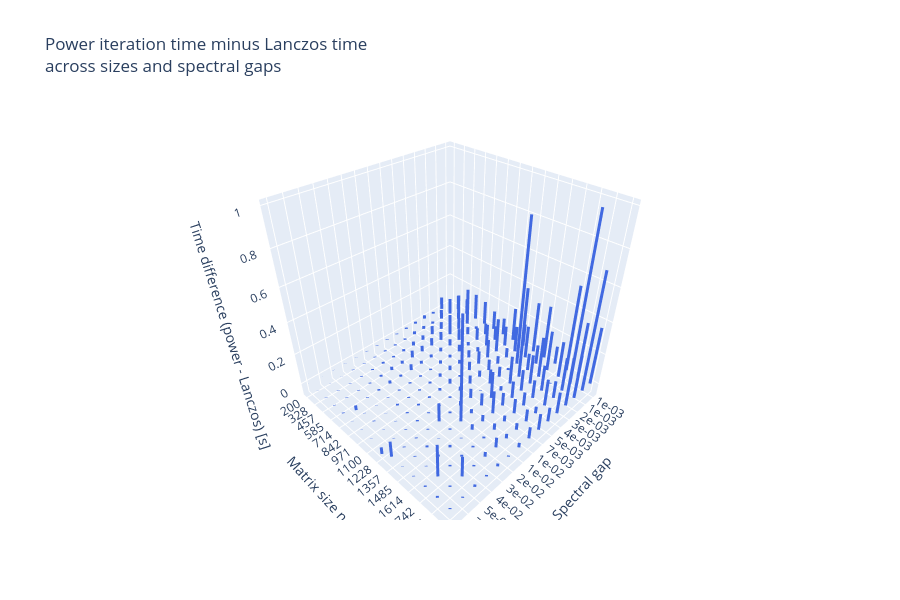

The code cell stored with this chart in its notebook:
### Code cell
# ---- Plotly 3D bar-like stems: power time - Lanczos time ----

gap_values = sorted({r["gap"] for r in results})
size_values = sorted({r["n"] for r in results})

gap_to_idx = {g: j for j, g in enumerate(gap_values)}
size_to_idx = {n: i for i, n in enumerate(size_values)}

x_line, y_line, z_line = [], [], []

for r in results:
    xi = gap_to_idx[r["gap"]]
    yi = size_to_idx[r["n"]]
    hi = r["time_power"] - r["time_lanczos"]

    # vertical segment from z=0 to z=hi, then None to break
    x_line += [xi, xi, None]
    y_line += [yi, yi, None]
    z_line += [0.0, hi, None]

fig = go.Figure(
    data=[
        go.Scatter3d(
            x=x_line,
            y=y_line,
            z=z_line,
            mode="lines",
            line=dict(color="royalblue", width=6),
        )
    ]
)

fig.update_layout(
    title="Power iteration time minus Lanczos time<br>across sizes and spectral gaps",
    scene=dict(
        xaxis=dict(
            title="Spectral gap",
            tickvals=list(range(len(gap_values))),
            ticktext=[f"{g:.0e}" for g in gap_values],
        ),
        yaxis=dict(
            title="Matrix size n",
            tickvals=list(range(len(size_values))),
            ticktext=[str(n) for n in size_values],
        ),
        zaxis=dict(
            title="Time difference (power - Lanczos) [s]",
        ),
    ),
    width=900,
    height=600,
)

fig.show()

### Figure 1 — Plotly figure (JSON) as saved in the notebook; plotly's stock layout.template omitted (floating-point values rounded to 4 significant figures; data arrays with more than 128 entries replaced by an {"elided": "..."} marker saying what was removed)
{"data": [{"line": {"color": "royalblue", "width": 6}, "mode": "lines", "type": "scatter3d", "x": {"elided": "675 int values"}, "y": {"elided": "675 int values"}, "z": {"elided": "675 float values"}}], "layout": {"height": 600, "scene": {"xaxis": {"ticktext": ["1e-03", "1e-03", "2e-03", "3e-03", "4e-03", "5e-03", "7e-03", "1e-02", "1e-02", "2e-02", "3e-02", "4e-02", "5e-02", "7e-02", "1e-01"], "tickvals": [0, 1, 2, 3, 4, 5, 6, 7, 8, 9, 10, 11, 12, 13, 14], "title": {"text": "Spectral gap"}}, "yaxis": {"ticktext": ["200", "328", "457", "585", "714", "842", "971", "1100", "1228", "1357", "1485", "1614", "1742", "1871", "2000"], "tickvals": [0, 1, 2, 3, 4, 5, 6, 7, 8, 9, 10, 11, 12, 13, 14], "title": {"text": "Matrix size n"}}, "zaxis": {"title": {"text": "Time difference (power - Lanczos) [s]"}}}, "title": {"text": "Power iteration time minus Lanczos time<br>across sizes and spectral gaps"}, "width": 900}}
